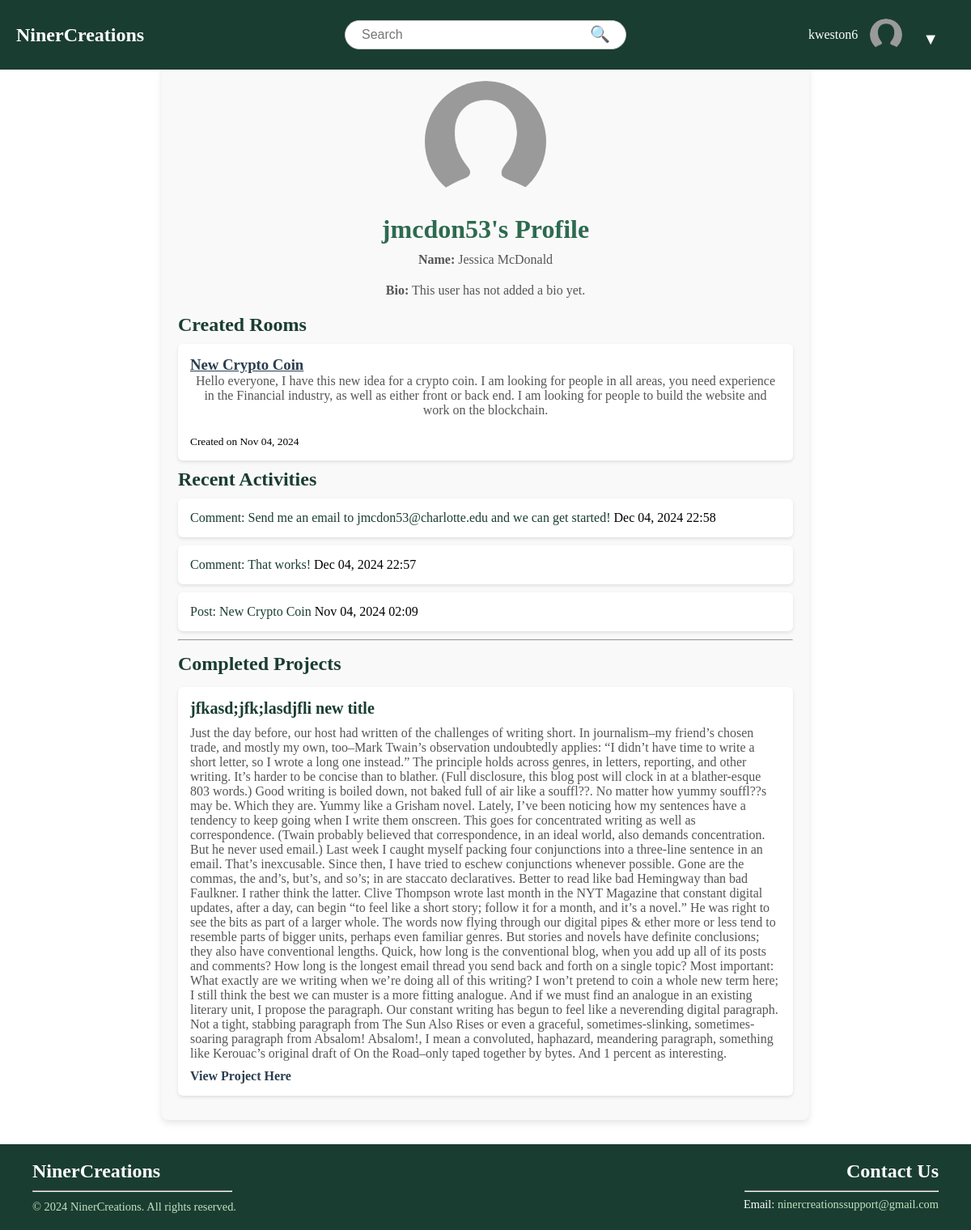
/profile/2/ (signed in), run on the app's committed database.
### NinerCreations/models.py (models this page shows, shortened)
class Profile(models.Model):
    user = models.OneToOneField(User, on_delete=models.CASCADE)
    bio = models.TextField(blank=True, default='')
    profile_picture = models.ImageField(
        upload_to='profile_pictures/',
        default='profile_pictures/profile-placeholder.png'
    )

class Post(models.Model):
    PRIVACY_CHOICES = [
        ('public', 'Public'),
        ('private', 'Private'),
    ]
    author = models.ForeignKey(User, on_delete=models.CASCADE)
    title = models.CharField(max_length=255)
    content = models.TextField()
    created_at = models.DateTimeField(auto_now_add=True)
    topics = models.ManyToManyField(Topic, related_name="posts", blank=True)
    members = models.ManyToManyField(User, related_name="joined_posts", blank=True)
    privacy = models.CharField(max_length=7, choices=PRIVACY_CHOICES, default='public')
    @property
    def activity_type(self):
        return "Post"

class Comment(models.Model):
    post = models.ForeignKey(Post, on_delete=models.CASCADE, related_name="comments")
    author = models.ForeignKey(User, on_delete=models.CASCADE, null=True, blank=True)
    content = models.TextField()
    created_at = models.DateTimeField(auto_now_add=True)
    @property
    def activity_type(self):
        return "Comment"

class Project(models.Model):
    user = models.ForeignKey(User, on_delete=models.CASCADE)
    name = models.CharField(max_length=100)
    description = models.TextField()
    github_link = models.URLField()
    created_at = models.DateTimeField(auto_now_add=True)

### NinerCreations/views.py (the view)
# urls.py: path('profile/<int:pk>/', views.user_profile_view, name='user_profile'),
def user_profile_view(request, pk):
    profile_user = get_object_or_404(User, pk=pk)
    profile, created = Profile.objects.get_or_create(user=profile_user)
    recent_rooms = Post.objects.filter(author=profile_user).order_by('-created_at')[:5]
    recent_posts = Post.objects.filter(author=profile_user).order_by('-created_at')[:10]
    recent_comments = Comment.objects.filter(author=profile_user).order_by('-created_at')[:10]
    recent_activities = sorted(
        list(recent_posts) + list(recent_comments),
        key=lambda x: x.created_at,
        reverse=True
    )[:10]
    projects = Project.objects.filter(user=profile_user).order_by('-created_at')
    context = {
        'profile_user': profile_user,  # User whose profile is being viewed
        'profile_picture': profile.profile_picture.url if profile.profile_picture else None,
        'bio': profile.bio or "This user has not added a bio yet.",
        'recent_rooms': recent_rooms,
        'recent_activities': recent_activities,
        'projects': projects,
    }
    return render(request, 'base/user_profile.html', context)

### NinerCreations/templates/base/user_profile.html
{% extends "base/base.html" %}
{% load static %}
{% block content %}
<div class="profile-page-container">
    <div class="profile-header" style="text-align: center; margin-bottom: 20px;">
        <div style="display: flex; justify-content: center;">
            {% if profile_picture %}
                <img src="{{ profile_picture }}" alt="Profile Picture" class="profile-picture" style="border-radius: 50%; width: 150px; height: 150px; object-fit: cover;">
            {% else %}
                <img src="{% static 'images/default_profile.png' %}" alt="Default Profile Picture" class="profile-picture" style="border-radius: 50%; width: 150px; height: 150px; object-fit: cover;">
            {% endif %}
        </div>
        <h1>{{ profile_user.username }}'s Profile</h1>
        <p><strong>Name:</strong> {{ profile_user.get_full_name }}</p>
        <p><strong>Bio:</strong> {{ bio }}</p>
    </div>
    <h2>Created Rooms</h2>
    {% if recent_rooms %}
        <ul>
            {% for room in recent_rooms %}
                <li>
                    <a href="{% url 'post_detail' room.id %}">
                        <h3>{{ room.title }}</h3>
                    </a>
                    <p>{{ room.content }}</p>
                    <small>Created on {{ room.created_at|date:"M d, Y" }}</small>
                </li>
            {% endfor %}
        </ul>
    {% else %}
        <p>No rooms created yet.</p>
    {% endif %}
    <h2>Recent Activities</h2>
    {% if recent_activities %}
        <div>
            <ul>
                {% for activity in recent_activities %}
                    <li>
                        {% if activity.activity_type == "Post" %}
                            <a style="color: #1A3D31; text-decoration: none;" href="{% url 'post_detail' activity.id %}">
                                Post: {{ activity.title }}
                            </a>
                        {% elif activity.activity_type == "Comment" %}
                            <a style="color: #1A3D31; text-decoration: none;" href="{% url 'post_detail' activity.post.id %}">
                                Comment: {{ activity.content }}
                            </a>
                        {% endif %}
                        {{ activity.created_at|date:"M d, Y H:i" }}
                    </li>
                {% endfor %}
            </ul>
        </div>
    {% else %}
        <p>No recent activities.</p>
    {% endif %}
    <hr style="color:#1A3D31;">
    <h2 style="margin-bottom: 15px; margin-top: 15px;">Completed Projects</h2>
    {% if projects %}
        <ul>
            {% for project in projects %}
                <li style="display: flex; flex-direction: column; align-items: flex-start; justify-content: space-between; position: relative;">
                    <h3 style="font-size: 20px; font-weight: bold; color:#1A3D31; margin-bottom: 10px;">{{ project.name }}</h3>
                    <p style="font-size: 16px; text-align: left; margin-bottom: 10px;">{{ project.description }}</p>
                    <a href="{{ project.github_link }}" target="_blank" style="text-decoration: none; font-size: 16px;"><b>View Project Here</b></a>
                </li>
            {% endfor %}
        </ul>
    {% else %}
        <p>No projects added yet.</p>
    {% endif %}
</div>
{% endblock %}

### NinerCreations/templates/base/base.html (shortened to what this page needs)
{% load static %}
<!DOCTYPE html>
<html lang="en">
<head>
    <link rel="stylesheet" type="text/css" href="{% static 'css/styles.css' %}">
</head>
<body>
    <div class="wrapper">
        <div class="header">
            <div class="logo">
                <a href="/">
                    <h1>NinerCreations</h1>
                </a>
            </div>
            <div class="search-bar">
                <form action="/search/" method="get">
                    <input type="text" name="q" placeholder="Search" value="">
                    <button type="submit">&#128269;</button>
                </form>
            </div>
            <div class="header-right">
                {% if user.is_authenticated %}
                    <span>{{ user.username }}</span>
                    <div class="profile-container">
                        <div class="profile-picture">
                            <img src="{% if user.profile.profile_picture and user.profile.profile_picture.url %}{{ user.profile.profile_picture.url }}{% else %}{% static 'images/profile-placeholder.png' %}{% endif %}"
                                 alt="Profile Picture"
                                 style="width: 40px; height: 40px; border-radius: 50%; object-fit: cover;">
                        </div>
                        <div class="dropdown">
                            <button class="dropdown-btn">▼</button>
                        </div>
                    </div>
                {% else %}
                    <a href="{% url 'login' %}" class="login-btn">Login</a>
                {% endif %}
            </div>
        </div>
        <div class="content">
            {% block content %}
            {% endblock %}
        </div>
        {% include 'base/footer.html' %}
    </div>
</body>
</html>

### static/css/styles.css (style rules this page uses)
* { padding: 0; margin: 0; box-sizing: border-box; }
html, body { height: 100%; margin: 0; }
.wrapper { display: flex; flex-direction: column; min-height: 100vh; }
.content { flex: 1; padding: 20px; margin-top: 60px; margin-bottom: 10px; }
.header { display: flex; align-items: center; justify-content: space-between; background-color: #1A3D31; padding: 10px 20px; color: white; position: fixed; top: 0; width: 100%; z-index: 10; }
.logo { flex: 1; text-align: left; }
.logo a { text-decoration: none; }
.logo h1 { font-size: 24px; color: #FFFFFF; margin: 0; }
.search-bar { flex: 2; display: flex; justify-content: center; align-items: center; margin-top: 15px; }
.search-bar form { width: 100%; max-width: 60%; display: flex; align-items: center; position: relative; }
.search-bar input { width: 100%; padding: 8px 40px 8px 20px; border-radius: 20px; border: 1px solid #ccc; font-size: 16px; }
.search-bar button { position: absolute; right: 10px; background: none; border: none; font-size: 20px; cursor: pointer; color: #333; margin-top: -5px; }
.header-right { flex: 1; display: flex; align-items: center; gap: 15px; justify-content: flex-end; }
h2 { color: #2c3e50; margin-bottom: 20px; font-weight: bold; }
form { display: flex; flex-direction: column; }
form input { padding: 8px; border-radius: 4px; border: 1px solid #ccc; margin-bottom: 15px; font-size: 16px; }
form button { background-color: #2c3e50; color: white; font-weight: bold; padding: 10px; border: none; border-radius: 4px; cursor: pointer; transition: background-color 0.3s ease; }
a { color: #2c3e50; }
.profile-container { display: flex; align-items: center; position: relative; }
.profile-picture { width: 40px; height: 40px; border-radius: 50%; overflow: hidden; }
.profile-picture img { width: 100%; height: 100%; object-fit: cover; }
.dropdown { position: relative; display: inline-block; }
.dropdown-btn { background: none; border: none; color: white; font-size: 20px; cursor: pointer; margin-left: 5px; }
.profile-page-container { position: relative; max-width: 800px; margin: 0 auto; padding: 20px; background-color: #f9f9f9; border-radius: 8px; box-shadow: 0 4px 8px rgba(0, 0, 0, 0.1); }
.profile-page-container h1 { font-size: 2rem; color: #2d6a4f; margin-bottom: 10px; text-align: center; }
.profile-page-container p { font-size: 1rem; color: #555; margin-bottom: 20px; text-align: center; }
.profile-page-container h2 { font-size: 1.5rem; color: #1A3D31; margin-bottom: 10px; }
.profile-page-container ul { list-style: none; padding: 0; margin: 0; }
.profile-page-container li { background-color: #ffffff; padding: 15px; border-radius: 6px; margin-bottom: 10px; box-shadow: 0px 2px 4px rgba(0, 0, 0, 0.1); transition: transform 0.2s; }
form { width: 100%; }
button { background-color: #1A3D31; color: #fff; border: none; border-radius: 5px; padding: 10px 20px; font-size: 16px; cursor: pointer; margin-top: 10px; }
img { display: block; margin-bottom: 15px; border-radius: 50%; width: 150px; height: 150px; object-fit: cover; }

### data on the page
Post: title "New Crypto Coin", content "Hello everyone, I have this new idea for a crypto coin. I am looking for people in all areas, you need experience in the Financial industry, as well as either front or back end. I am looking for people to build the website and work on the blockchain.", created_at "Nov 04, 2024", created_at "Nov 04, 2024 02:09"
Comment: content "Send me an email to jmcdon53@charlotte.edu and we can get started!", created_at "Dec 04, 2024 22:58"
Comment: content "That works!", created_at "Dec 04, 2024 22:57"
Project: name "jfkasd;jfk;lasdjfli new title", description "Just the day before, our host had written of the challenges of writing short. In journalism–my friend’s chosen trade, and mostly my own, too–Mark Twain’s observation undoubtedly applies: “I didn’t have time to write a short letter, so I wrote a long one instead.” The principle holds across genres, in letters, reporting, and other writing. It’s harder to be concise than to blather. (Full disclosure, this blog post will clock in at a blather-esque 803 words.) Good writing is boiled down, not baked full of air like a souffl??. No matter how yummy souffl??s may be. Which they are. Yummy like a Grisham novel. Lately, I’ve been noticing how my sentences have a tendency to keep going when I write…"

### other printed values
{{ user.username }} "kweston6"
{{ profile_user.username }} "jmcdon53"
{{ profile_user.get_full_name }} "Jessica McDonald"
{{ bio }} "This user has not added a bio yet."
